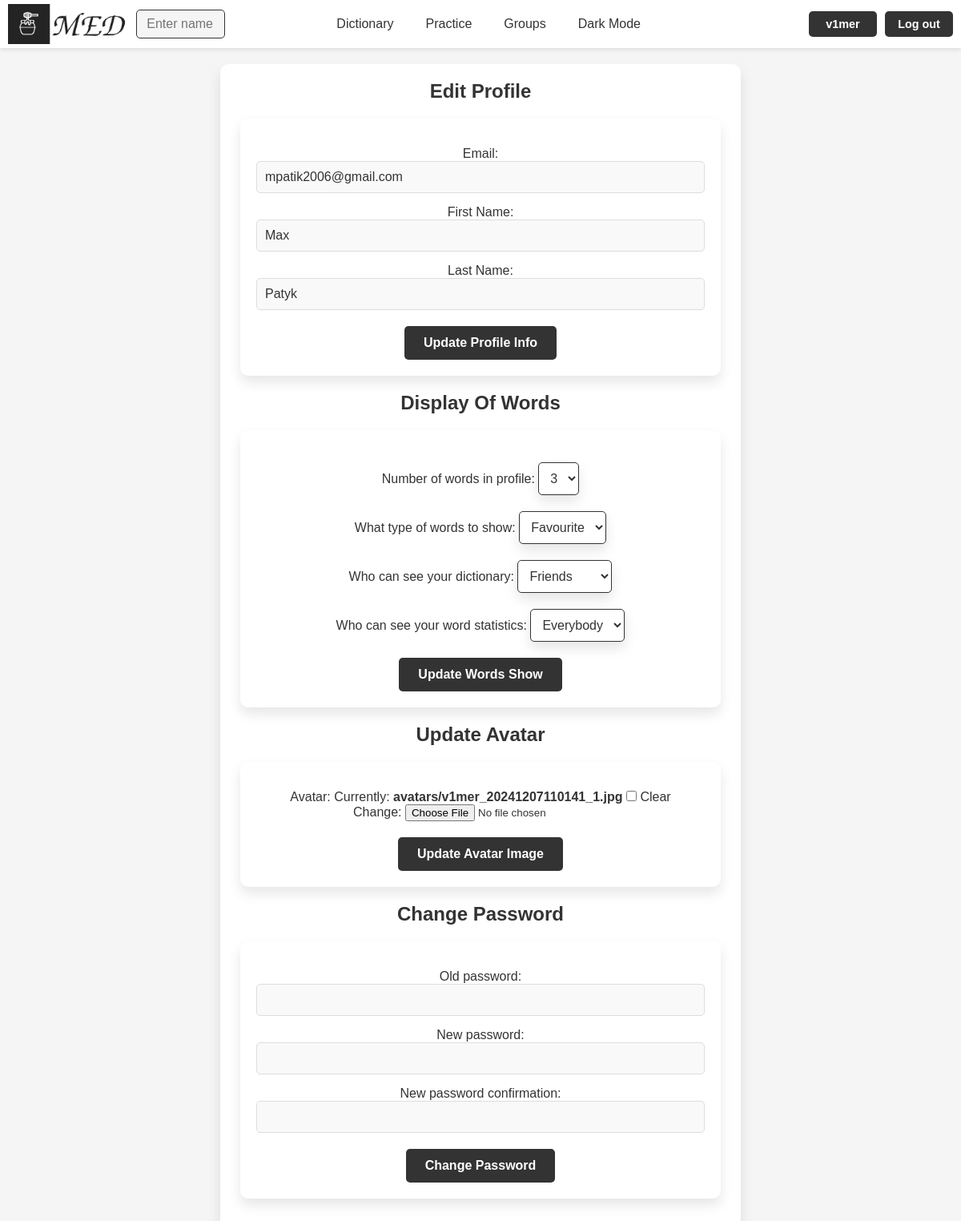
Page /edit_profile/ (signed in) on the earlier database version.
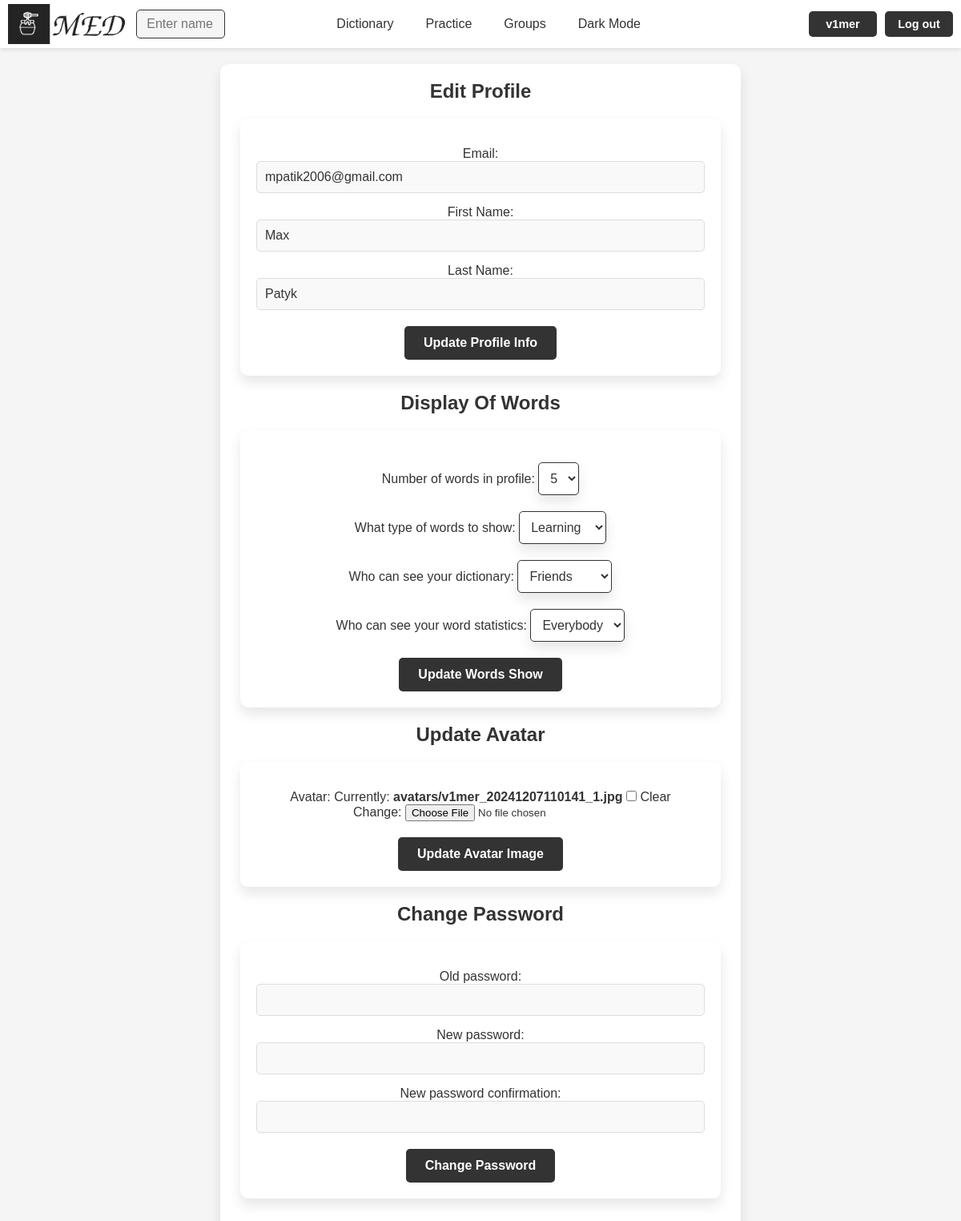
Same page on the later database version.
### med/models.py (models this page shows, shortened)
class UserProfile(models.Model):
    class Types(models.TextChoices):
        favourite = 'fav', 'Favourite'
        learning = 'learn', 'Learning'
    class NumberWords(models.IntegerChoices):
        five = 5, '5'
        three = 3, '3'
        one = 1, '1'
        zero = 0, '0'
    class WordsType(models.TextChoices):
        everybody = 'every', 'Everybody'
        friends = 'friends', 'Friends'
        only_me = 'only', 'Only me'
    user = models.OneToOneField(User, on_delete=models.CASCADE)
    avatar = models.ImageField(upload_to='avatars/', null=True, blank=True)
    words_num_in_prof = models.IntegerField(choices=NumberWords.choices, default=NumberWords.five)
    what_type_show = models.CharField(max_length=10, choices=Types.choices, default=Types.learning)
    access_dictionary = models.CharField(max_length=10, choices=WordsType.choices, default=WordsType.everybody)
    show_word_stats = models.CharField(max_length=10, choices=WordsType.choices, default=WordsType.everybody)

### med/views.py (the view, shortened to what this page needs)
# urls.py: path('edit_profile/', views.EditProfileView.as_view(), name='edit_profile'),
@method_decorator(login_required, name='dispatch')
class EditProfileView(View):
    def get(self, request, *args, **kwargs):
        user_profile, created = UserProfile.objects.get_or_create(user=request.user)
        profile_form = EditProfileForm(instance=request.user)
        words_show_form = WordsShowForm(instance=user_profile)
        avatar_form = AvatarUpdateForm(instance=user_profile)
        password_form = ChengePasswordForm(user=request.user)
        return render(request, 'med/edit_profile.html', {
            'profile_form': profile_form,
            'words_show_form': words_show_form,
            'avatar_form': avatar_form,
            'password_form': password_form,
        })

### med/forms.py
class EditProfileForm(forms.ModelForm):
    email = forms.EmailField(label='Email', widget=forms.EmailInput())
    first_name = forms.CharField(label='First Name', required=False, widget=forms.TextInput())
    last_name = forms.CharField(label='Last Name', required=False, widget=forms.TextInput())
    class Meta:
        model = User
        fields = ['email', 'first_name', 'last_name']

class WordsShowForm(forms.ModelForm):
    class Meta:
        model = UserProfile
        fields = ['words_num_in_prof', 'what_type_show', 'access_dictionary', 'show_word_stats']
        labels = {
            'words_num_in_prof': 'Number of words in profile',
            'what_type_show': 'What type of words to show',
            'access_dictionary': 'Who can see your dictionary',
            'show_word_stats': 'Who can see your word statistics'
        }
        widgets = {
            'words_num_in_prof': forms.Select(attrs={'class': 'form-select'}),
            'what_type_show': forms.Select(attrs={'class': 'form-select'}),
            'access_dictionary': forms.Select(attrs={'class': 'form-select'}),
            'show_word_stats': forms.Select(attrs={'class': 'form-select'})
        }

### med/templates/med/edit_profile.html (shortened to what this page needs)
{% extends "base.html" %}
{% block content %}
<div class="profile-container">
    <h2>Edit Profile</h2>
    <form method="post">
        {{ profile_form.as_p }}
        <div class="buttons edit-buttons">
            <a href="#" onclick="this.closest('form').submit();" name="update_profile" class="btn">Update Profile Info</a>
        </div>
    </form>
    <h2>Display Of Words</h2>
    <form method="post">
        <div class="words_select">
            {{ words_show_form.words_num_in_prof.label_tag }}
            {{ words_show_form.words_num_in_prof }}
        </div>
        <div class="words_select">
            {{ words_show_form.what_type_show.label_tag }}
            {{ words_show_form.what_type_show }}
        </div>
        <div class="words_select">
            {{ words_show_form.access_dictionary.label_tag }}
            {{ words_show_form.access_dictionary }}
        </div>
        <div class="words_select">
            {{ words_show_form.show_word_stats.label_tag }}
            {{ words_show_form.show_word_stats }}
        </div>
        <div class="buttons edit-buttons">
            <a href="#" onclick="this.closest('form').submit();" name="update_words_show" class="btn">Update Words Show</a>
        </div>
    </form>
    <h2>Update Avatar</h2>
    <form method="post" enctype="multipart/form-data" class="avatar-form">
        {{ avatar_form.as_p }}
        <div class="buttons edit-buttons">
            <a href="#" onclick="this.closest('form').submit();" name="update_avatar" class="btn">Update Avatar Image</a>
        </div>
    </form>
    <h2>Change Password</h2>
    <form method="post">
        {{ password_form.as_p }}
        <div class="buttons edit-buttons">
            <a href="#" onclick="this.closest('form').submit();" name="change_password" class="btn">Change Password</a>
        </div>
    </form>
</div>
{% endblock %}

Differences in the rows shown:
changed UserProfile "Friends": words_num_in_prof "3" → "5"; what_type_show "Favourite" → "Learning"
